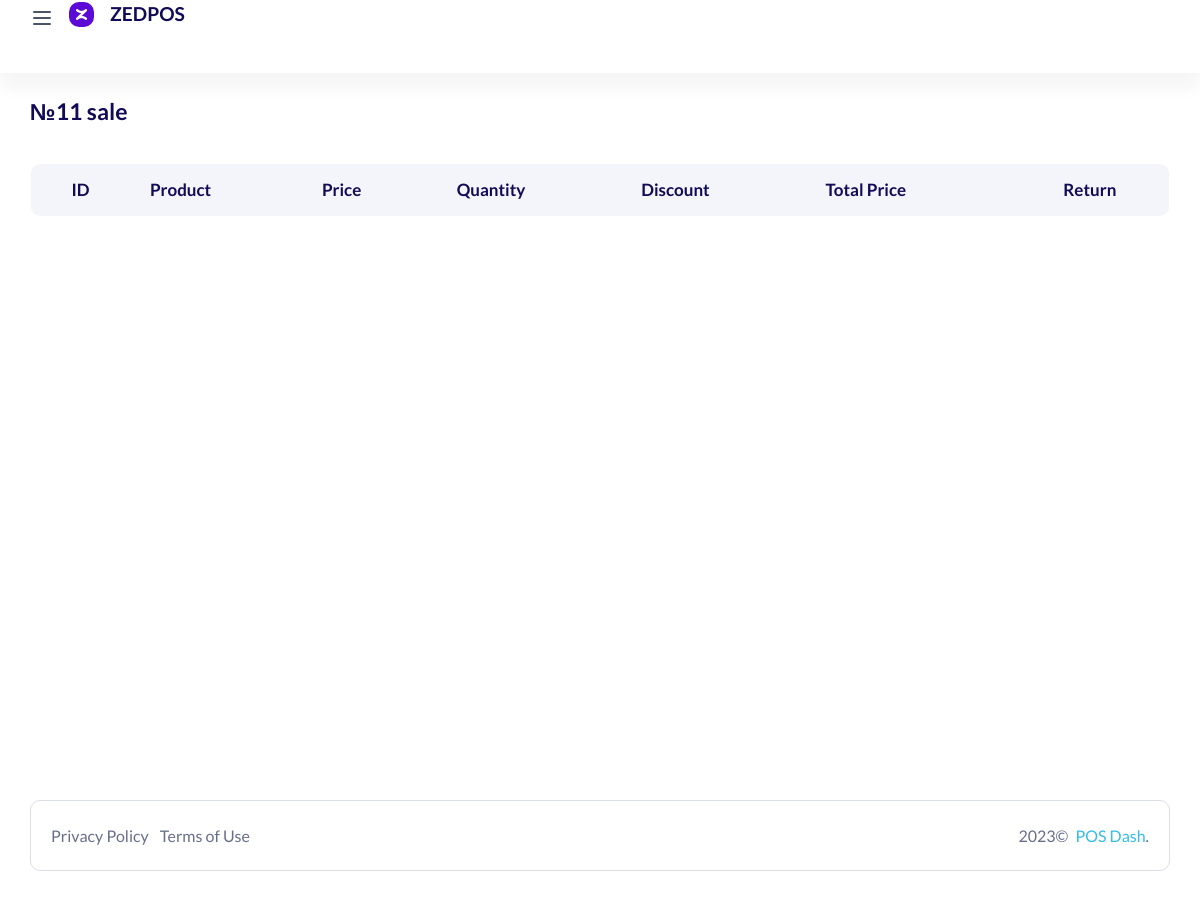
Page /sale/11/items/ on the earlier database version.
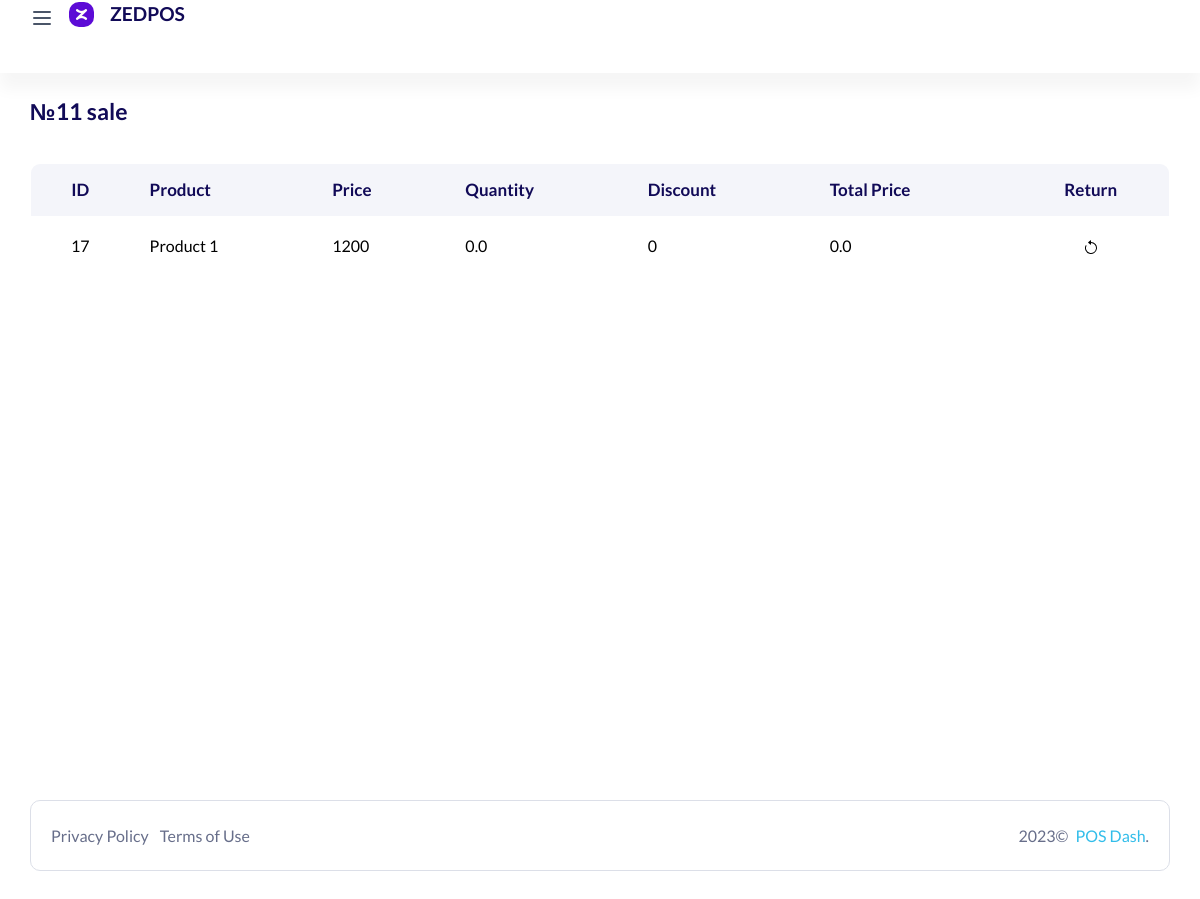
Same page on the later database version.
### sell/models.py (models this page shows, shortened)
class SellItem(models.Model):
    sell_id = models.ForeignKey(Sell, on_delete=models.CASCADE)
    product = models.ForeignKey(Product, on_delete=models.SET_NULL, null=True)
    date = models.DateTimeField(null=True, blank=True)
    discount = models.IntegerField(null=True)
    quantity = models.FloatField()

### product/models.py (models this page shows, shortened)
class Product(models.Model):
    code = models.IntegerField(null=True)
    name = models.CharField(max_length=50)
    arrival_price = models.IntegerField()
    price = models.IntegerField()
    measure = models.ForeignKey(Measure, on_delete=models.SET_NULL, null=True)
    quantity = models.FloatField(null=True)
    is_active = models.BooleanField(default=True)
    count = models.FloatField(null=True, blank=True, default=0)

### sell/views.py (the view)
# urls.py: path('<int:s>/items/', saleitem_list),
def saleitem_list(request, s):
    saleitem = SellItem.objects.filter(sell_id=s)
    sale_item = []
    for item in saleitem:
        sale_item.append({item.id: item.quantity*(item.product.price-item.discount)})
    total_price = 0
    for sale in saleitem:
        total_price = int((total_price + (sale.product.price*sale.quantity))-(sale.discount*sale.quantity))
    data = {
        "products": Product.objects.filter().order_by('code'),
        "clients": Client.objects.all(),
        "sale": s,
        "saleitems": saleitem,
        "total_price": total_price,
        "sale_item": sale_item,
    }
    return render(request, "sale/saleitem_list.html", data)

### templates/sale/saleitem_list.html (shortened to what the changed rows need)
<!doctype html>
{% load static %}
<html lang="en">
  <head>
      <link rel="stylesheet" href="{% static 'assets/css/backend-plugin.min.css' %}">
      <link rel="stylesheet" href="{% static 'assets/css/backend.css' %}">
      <link rel="stylesheet" href="{% static 'assets/css/css.css' %}">
      <link rel="stylesheet" href="{% static 'assets/vendor/@fortawesome/fontawesome-free/css/all.min.css' %}">
      <link rel="stylesheet" href="{% static 'assets/vendor/line-awesome/dist/line-awesome/css/line-awesome.min.css' %}">
      <link rel="stylesheet" href="{% static 'assets/vendor/remixicon/fonts/remixicon.css' %}">  </head>
  <body class="  ">
    <div class="wrapper">
        <div class="content-page">
     <div class="container-fluid">
        <div class="row">
            <div class="col-lg-12">
                <div class="table-responsive rounded mb-3">
                <table class="data-table table mb-0 tbl-server-info">
                    <thead class="bg-white text-uppercase">
                        <tr class="ligth ligth-data">
                            <th>ID</th>
                            <th>Product</th>
                            <th>Price</th>
                            <th>Quantity</th>
                            <th>Discount</th>
                            <th>Total Price</th>
                            <th>Return</th>
                        </tr>
                    </thead>
                        <tbody class="ligth-body">
                        {% for s in saleitems %}
                            <tr>
                                <td><a href="#" style="color: black;">{{ s.id }}</a></td>
                                <td><a href="#" style="color: black;">{{ s.product.name }}</a></td>
                                <td><a href="#" style="color: black;">{{ s.product.price }}</a></td>
                                <td><a href="#" style="color: black;">{{ s.quantity }}</a></td>
                                <td><a href="#" style="color: black;">{{ s.discount }}</a></td>
                                <td><a href="#" style="color: black;">
                                    {% for sale in sale_item %}
                                        {% for id in sale.keys %}
                                            {% if s.id == id %}
                                                {% for item in sale.values %}
                                                    {{ item }}
                                                {% endfor %}
                                            {% endif %}
                                        {% endfor %}
                                    {% endfor %}
                                </a></td>
                                <td><a href="/sale/{{ sale }}/return/{{ s.id }}/"></a></td>
                            </tr>
                        {% endfor %}
                    </tbody>
                </table>
                </div>
            </div>
        </div>
    </div>
      </div>
    </div>
  </body>
</html>

Differences in the rows shown:
added SellItem: id "17", product.name "Product 1", product.price "1200", quantity "0.0", discount "0", values "0.0"
